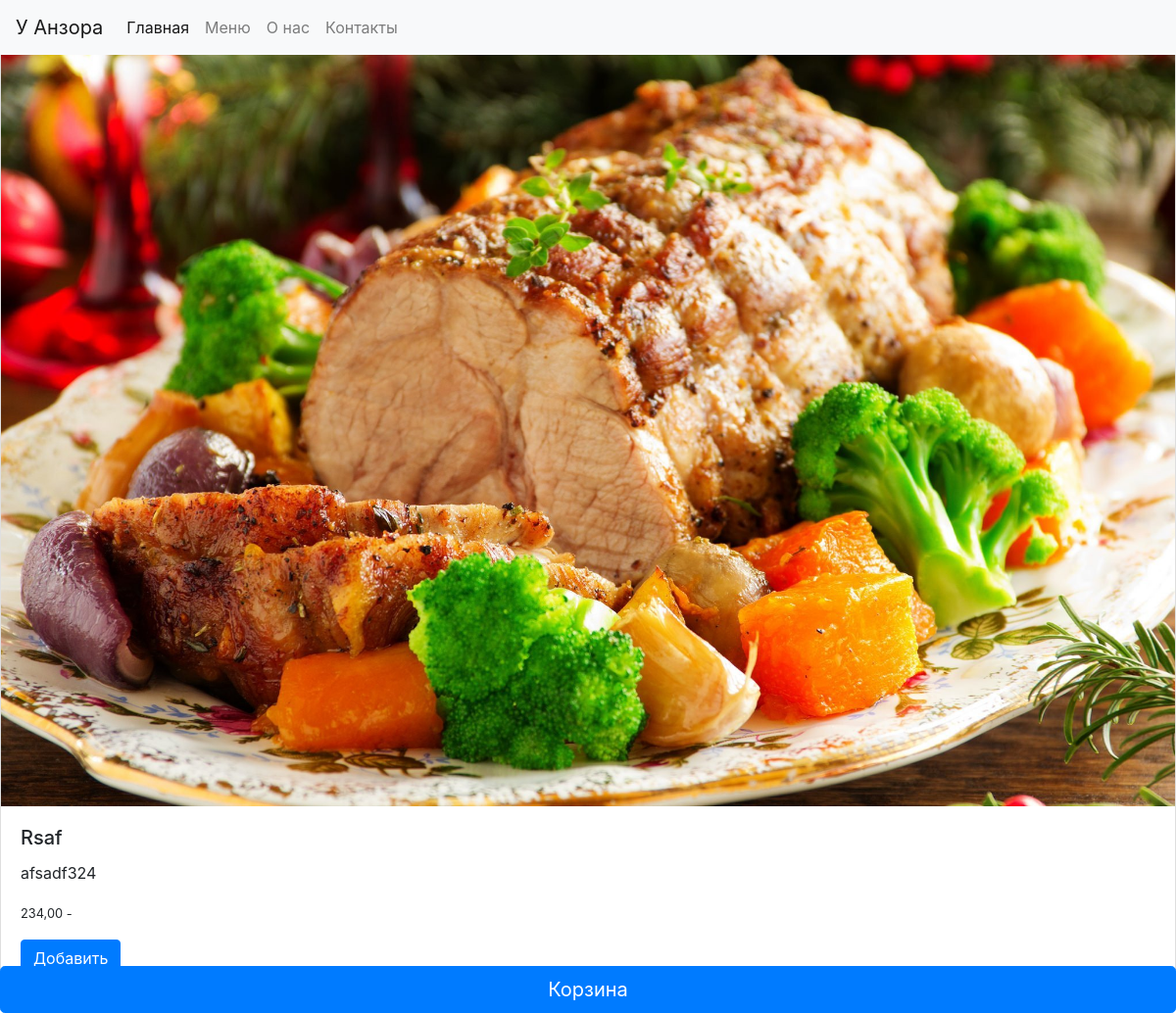
/dishes_user/4/, run on the app's committed database.
### dishlist/models.py (models this page shows, shortened)
class Dishes(models.Model):
    title = models.CharField(max_length=50, verbose_name='Название')
    content = models.TextField(blank=True)
    photo = models.ImageField(blank=True, upload_to='photos/%Y/%m/%d/')
    price = models.DecimalField(max_digits=6, decimal_places=2, blank=True, verbose_name='Цена')
    is_public = models.BooleanField(default=True)
    update_at = models.DateTimeField(auto_now=True)
    category = models.ForeignKey('Category', on_delete=models.PROTECT, verbose_name="Категория")
    place = models.ForeignKey('Place', on_delete=models.PROTECT, verbose_name="Заведение")
    author = models.ForeignKey(get_user_model(), on_delete=models.SET_NULL, related_name='dish_author', null=True, default=None)
    class Meta:
        verbose_name = 'Блюдо'
        verbose_name_plural = 'Блюда'
        ordering = ['category']

class Place(models.Model):
    title_place = models.CharField(max_length=150, db_index=True, verbose_name='Заведение')
    author = models.ForeignKey(get_user_model(), on_delete=models.SET_NULL, related_name='place_author', null=True,
                               default=None)
    place_info = models.OneToOneField('PlaceInfo', on_delete=models.SET_NULL, null=True, blank=True, related_name='place_info_reverse')
    def __str__(self):
        return self.title_place
    class Meta:
        verbose_name = 'Заведение'
        verbose_name_plural = 'Заведения'
        ordering = ['title_place']

### dishlist/views.py (the view)
# urls.py: path('dishes_user/<int:pk>/', views.ViewDishUser.as_view(), name='view_dishes_user'),
class ViewDishUser(DetailView):
    model = Dishes
    template_name = 'dishlist/dishes_detail_view.html'
    def get_context_data(self, *, object_list=None, **kwargs):
        context = super().get_context_data(**kwargs)
        return context

### dishlist/templates/dishlist/dishes_detail_view.html (shortened to what this page needs)
{% extends 'base_index.html' %}
{% block navbar %}
<nav class="navbar navbar-expand-lg navbar-light bg-light fixed-top">
    <a class="navbar-brand" href="{% url 'place' object.place_id %}">{{object.place}}</a>
    <div class="collapse navbar-collapse" id="navbarSupportedContent">
      <ul class="navbar-nav mr-auto">
        <li class="nav-item active">
          <a class="nav-link" href="#">Главная <span class="sr-only">(current)</span></a>
        </li>
        <li class="nav-item">
          <a class="nav-link" href="#">Меню</a>
        </li>
        <li class="nav-item">
          <a class="nav-link" href="#">О нас</a>
        </li>
        <li class="nav-item">
          <a class="nav-link" href="#">Контакты</a>
        </li>
      </ul>
    </div>
  </nav>
{% endblock %}
{% block content %}
<div class="card mb-3">
        {% if object.photo %}
        <img src="{{ object.photo.url }}" class="card-img-top" alt="...">
        {% else %}
        <img src="https://scanformenu.ru/compiled/uploads/item_images/50e9ee8f2f4a00dcd2a1dba1309333f0.jpg" class="card-img-top" alt="...">
        {% endif %}
  <div class="card-body">
    <h5 class="card-title">{{ object.title }}</h5>
    <p class="card-text">{{ object.content }}</p>
    <p class="card-text"><small class="text-body-secondary">{{ object.price }} - </small></p>
    <a href="{% url 'add_to_basket' object.pk %}" class="btn btn-primary add-to-basket"
    data-dish-id="{{ object.pk }}">Добавить</a>
  </div>
</div>
{% endblock %}
{% block basket %}
  <a href="{% url 'view_basket' %}" class="btn btn-primary btn-lg fixed-bottom fixed-bottom-btn">Корзина</a>
{% endblock %}

### templates/base_index.html (style rules this page uses)
.navbar { transition: top 0.3s; z-index: 1000; }
.fixed-top { position: fixed; top: 0; width: 100%; }

### data on the page
Dishes: place "У Анзора", photo (picture), title "Rsaf", content "afsadf324", price "234,00"
